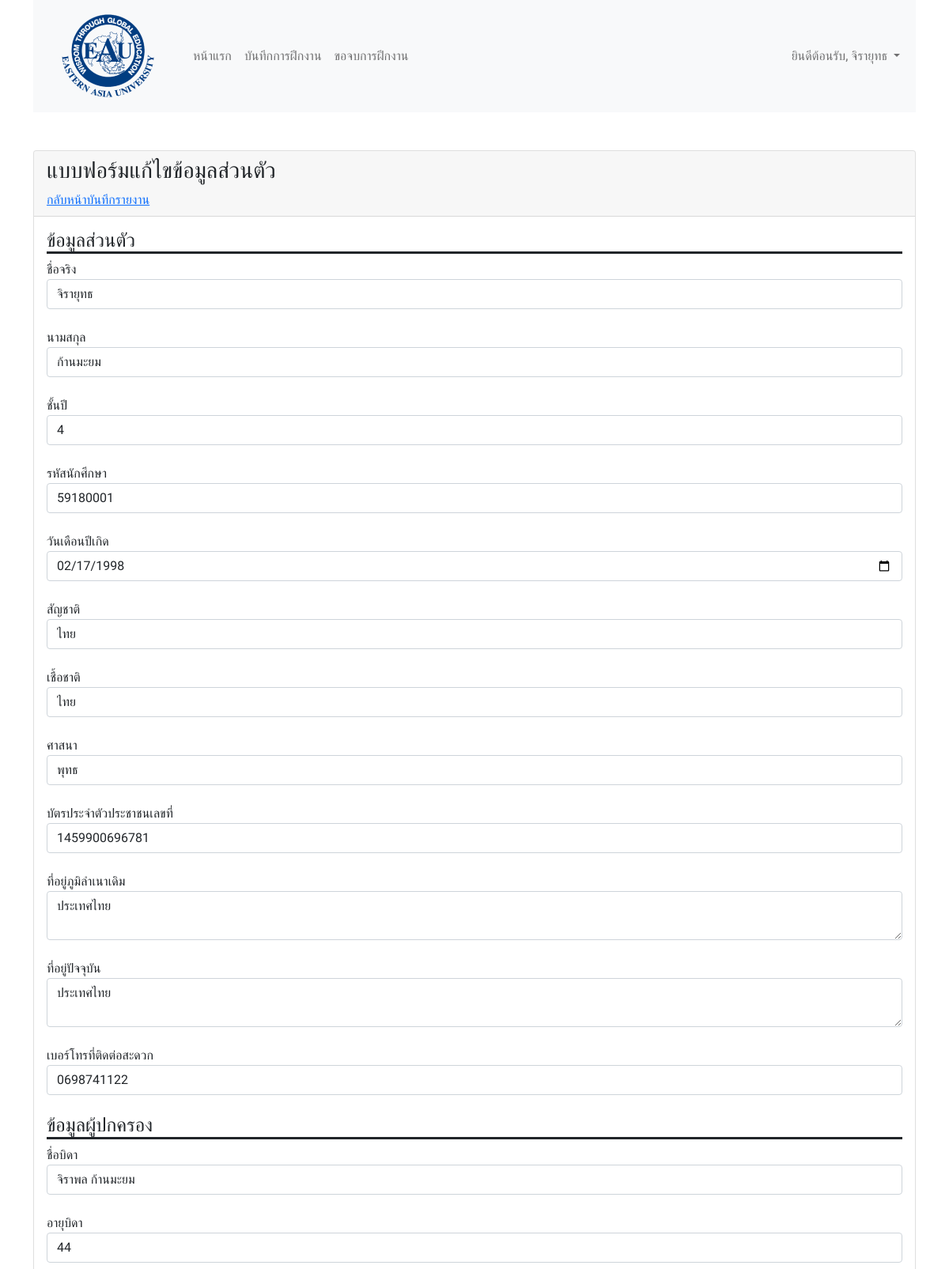
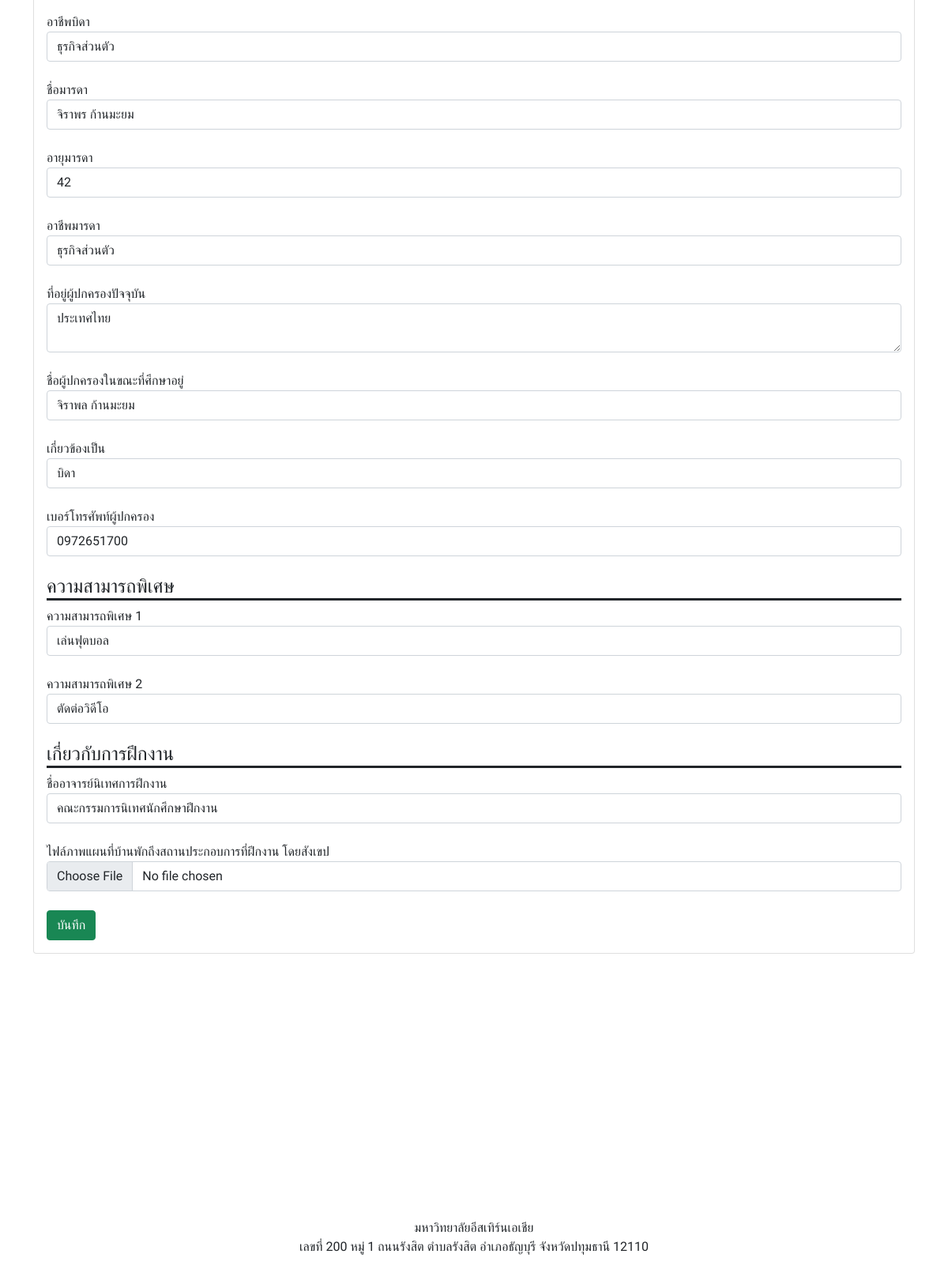
The app's page /std_edit_form.php?id=1 (signed in) with its own data (2 pictures, top to bottom).
### tables this page shows
CREATE TABLE `students` (
  `std_id` int(11) NOT NULL COMMENT 'รหัส',
  `std_email` varchar(255) NOT NULL COMMENT 'อีเมล',
  `std_password` varchar(255) NOT NULL COMMENT 'รหัสผ่าน',
  `std_firstname` varchar(255) NOT NULL COMMENT 'ชื่อจริง',
  `std_lastname` varchar(255) NOT NULL COMMENT 'นามสกุล',
  `std_gender` varchar(255) NOT NULL COMMENT 'เพศ',
  `std_year` int(4) NOT NULL COMMENT 'ปีการศึกษา',
  `std_address` text NOT NULL COMMENT 'ที่อยู่',
  `std_tel` varchar(255) NOT NULL COMMENT 'เบอร์โทร',
  `std_class_year` int(1) DEFAULT NULL COMMENT 'ชั้นปี',
  `std_born` date DEFAULT NULL COMMENT 'วันเดือนปีเกิด',
  `std_nationality` varchar(255) DEFAULT NULL COMMENT 'สัญชาติ',
  `std_ethnicity` varchar(255) DEFAULT NULL COMMENT 'เชื้อชาติ',
  `std_religion` varchar(255) DEFAULT NULL COMMENT 'ศาสนา',
  `std_number` varchar(255) DEFAULT NULL COMMENT 'รหัสนักศึกษา',
  `std_id_card` char(13) DEFAULT NULL COMMENT 'รหัสประจำตัวประชาชน',
  `std_domicile` text DEFAULT NULL COMMENT 'ภูมืลำเนาเดิม',
  `std_father_name` varchar(255) DEFAULT NULL COMMENT 'ชื่อบิดา',
  `std_father_age` int(3) DEFAULT NULL COMMENT 'อายุบิดา',
  `std_father_occupation` varchar(255) DEFAULT NULL COMMENT 'อาชีพบิดา',
  `std_mother_name` varchar(255) DEFAULT NULL COMMENT 'ชื่อมารดา',
  `std_mother_age` int(3) DEFAULT NULL COMMENT 'อายุมารดา',
  `std_mother_occupation` varchar(255) DEFAULT NULL COMMENT 'อาชีพมารดา',
  `std_parent_name` varchar(255) DEFAULT NULL COMMENT 'ชื่อผู้ปกครอง',
  `std_parent_relationship` varchar(255) DEFAULT NULL COMMENT 'ความสัมพันธ์ผู้ปกครอง',
  `std_parent_address` text DEFAULT NULL COMMENT 'ที่อยู่ผู้ปกครอง',
  `std_parent_tel` varchar(255) DEFAULT NULL COMMENT 'เบอร์โทรศัพท์ผู้ปกครอง',
  `std_talent_1` varchar(255) DEFAULT NULL COMMENT 'ความสามารถพิเศษ1',
  `std_talent_2` varchar(255) DEFAULT NULL COMMENT 'ความสามารถพิเศษ2',
  `std_internship_instuctor` varchar(255) DEFAULT 'คณะกรรมการนิเทศนักศึกษาฝึกงาน' COMMENT 'อาจารย์นิเทศการฝึกงาน',
  `std_map` text DEFAULT NULL COMMENT 'ไฟล์แผนที่จากที่พักถึงที่ทำงาน',
  `std_image` text NOT NULL COMMENT 'รูปประจำตัว',
  `std_role` varchar(255) NOT NULL DEFAULT 'นักศึกษา' COMMENT 'ตำแหน่ง',
  `tch_id` int(11) NOT NULL COMMENT 'อาจารย์ที่ปรึกษา',
  `ovs_id` int(11) NOT NULL COMMENT 'หัวหน้างาน',
  `intsp_id` int(11) NOT NULL COMMENT 'สถานที่ฝึกงาน',
  `std_status` varchar(255) NOT NULL DEFAULT 'อยู่ระหว่างการฝึกงาน' COMMENT 'สถานะฝึกงาน',
  `std_created` timestamp NOT NULL DEFAULT current_timestamp() COMMENT 'สร้างเมื่อ',
  `std_updated` timestamp NOT NULL DEFAULT current_timestamp() ON UPDATE current_timestamp() COMMENT 'อัพเดตล่าสุด'
);

### std_edit_form.php (the view, shortened to what the rows shown need)
<?php
require_once('services/connect.php');
?>
<?php
if (isset($_GET["id"])) {
    $id = $_GET["id"];
    $sql = "SELECT * FROM students WHERE std_id='$id'";
    $query = mysqli_query($conn, $sql);
    $data = mysqli_fetch_object($query);
} else {
    header("location:admin_table.php");
}
?>
<!DOCTYPE html>
<html lang="en">
<head>
    <?php require_once('include/css.php'); ?>
</head>
<body>
    <div class="container">
        <?php require_once('include/menu.php') ?>
        <div class="row mt-5">
            <div class="col-12">
                <div class="card">
                    <div class="card-body">
                        <form action="services/std_update.php" method="POST" enctype="multipart/form-data">
                            <div class="form-group">
                                <label>ชื่อจริง</label>
                                <input type="text" class="form-control" name="firstname" value="<?= $data->std_firstname ?>" required>
                            </div>
                            <br>
                            <div class="form-group">
                                <label>นามสกุล</label>
                                <input type="text" class="form-control" name="lastname" value="<?= $data->std_lastname ?>" required>
                            </div>
                            <br>
                            <div class="form-group">
                                <label>ชั้นปี</label>
                                <input type="number" class="form-control" name="class_year" min="1" max="9" value="<?= $data->std_class_year ?>" required>
                            </div>
                            <br>
                            <div class="form-group">
                                <label>รหัสนักศึกษา</label>
                                <input type="text" class="form-control" name="number" value="<?= $data->std_number ?>" required>
                            </div>
                            <br>
                            <div class="form-group">
                                <label>วันเดือนปีเกิด</label>
                                <input type="date" class="form-control" name="born" value="<?= $data->std_born ?>" required>
                            </div>
                            <br>
                            <div class="form-group">
                                <label>สัญชาติ</label>
                                <input type="text" class="form-control" name="nationality" value="<?= $data->std_nationality ?>" required>
                            </div>
                            <br>
                            <div class="form-group">
                                <label>เชื้อชาติ</label>
                                <input type="text" class="form-control" name="ethnicity" value="<?= $data->std_ethnicity ?>" required>
                            </div>
                            <br>
                            <div class="form-group">
                                <label>ศาสนา</label>
                                <input type="text" class="form-control" name="religion" value="<?= $data->std_religion ?>" required>
                            </div>
                            <br>
                            <div class="form-group">
                                <label>บัตรประจำตัวประชาชนเลขที่</label>
                                <input type="text" class="form-control" name="id_card" value="<?= $data->std_id_card ?>" minlength="13" maxlength="13" required>
                            </div>
                            <br>
                            <div class="form-group">
                                <label>ที่อยู่ภูมิลำเนาเดิม</label>
                                <textarea class="form-control" name="domicile" required><?= $data->std_domicile ?></textarea>
                            </div>
                            <br>
                            <div class="form-group">
                                <label>ที่อยู่ปัจจุบัน</label>
                                <textarea class="form-control" name="address" required><?= $data->std_address ?></textarea>
                            </div>
                            <br>
                            <div class="form-group">
                                <label>เบอร์โทรที่ติดต่อสะดวก</label>
                                <input type="text" class="form-control" name="tel" value="<?= $data->std_tel ?>" required>
                            </div>
                            <br>
                            <div class="form-group">
                                <label>ชื่อบิดา</label>
                                <input type="text" class="form-control" name="father_name" value="<?= $data->std_father_name ?>" required>
                            </div>
                            <br>
                            <div class="form-group">
                                <label>อายุบิดา</label>
                                <input type="number" class="form-control" name="father_age" value="<?= $data->std_father_age ?>" required>
                            </div>
                            <br>
                            <div class="form-group">
                                <label>อาชีพบิดา</label>
                                <input type="text" class="form-control" name="father_occupation" value="<?= $data->std_father_occupation ?>" required>
                            </div>
                            <br>
                            <div class="form-group">
                                <label>ชื่อมารดา</label>
                                <input type="text" class="form-control" name="mother_name" value="<?= $data->std_mother_name ?>" required>
                            </div>
                            <br>
                            <div class="form-group">
                                <label>อายุมารดา</label>
                                <input type="number" class="form-control" name="mother_age" value="<?= $data->std_mother_age ?>" required>
                            </div>
                            <br>
                            <div class="form-group">
                                <label>อาชีพมารดา</label>
                                <input type="text" class="form-control" name="mother_occupation" value="<?= $data->std_mother_occupation ?>" required>
                            </div>
                            <br>
                            <div class="form-group">
                                <label>ที่อยู่ผู้ปกครองปัจจุบัน</label>
                                <textarea class="form-control" name="parent_address" required><?= $data->std_parent_address ?></textarea>
                            </div>
                            <br>
                            <div class="form-group">
                                <label>ชื่อผู้ปกครองในขณะที่ศึกษาอยู่</label>
                                <input type="text" class="form-control" name="parent_name" value="<?= $data->std_parent_name ?>" required>
                            </div>
                            <br>
                            <div class="form-group">
                                <label>เกี่ยวข้องเป็น</label>
                                <input type="text" class="form-control" name="parent_relationship" value="<?= $data->std_parent_relationship ?>" required>
                            </div>
                            <br>
                            <div class="form-group">
                                <label>เบอร์โทรศัพท์ผู้ปกครอง</label>
                                <input type="text" class="form-control" name="parent_tel" value="<?= $data->std_parent_tel ?>" required>
                            </div>
                            <br>
                            <div class="form-group">
                                <label>ความสามารถพิเศษ 1</label>
                                <input type="text" class="form-control" name="talent_1" value="<?= $data->std_talent_1 ?>" required>
                            </div>
                            <br>
                            <div class="form-group">
                                <label>ความสามารถพิเศษ 2</label>
                                <input type="text" class="form-control" name="talent_2" value="<?= $data->std_talent_2 ?>" required>
                            </div>
                            <br>
                            <div class="form-group">
                                <label>ชื่ออาจารย์นิเทศการฝึกงาน</label>
                                <input type="text" class="form-control" name="internship_instuctor" value="<?= $data->std_internship_instuctor ?>" required>
                            </div>
                            <br>
                            <br>
                        </form>
                    </div>
                </div>
            </div>
        </div>
    </div>
</body>
</html>

### include/menu.php (shortened to what the rows shown need)
<?php
$location = basename($_SERVER['PHP_SELF']);
?>
<nav class="navbar navbar-expand-lg navbar-light bg-light">
    <div class="container-fluid">
        <div class="collapse navbar-collapse" id="navbarContent">
            <ul class="navbar-nav">
                <?php if (isset($_SESSION["AUTH_ID"])) : ?>
                    <li class="nav-item dropdown">
                        <a class="nav-link dropdown-toggle" href="#" id="navbarDropdown" role="button" data-bs-toggle="dropdown" aria-expanded="false">
                            ยินดีต้อนรับ, <?= $user->firstname ?>
                        </a>
                    </li>
                <?php else : ?>
                    <li class="nav-item">
                        <a class="nav-link <?= ($location == "login.php") ? "active" : "" ?>" href="login.php">เข้าสู่ระบบ</a>
                    </li>
                <?php endif ?>
            </ul>
        </div>
    </div>
</nav>

### records on screen
students: std_firstname "จิรายุทธ", firstname "จิรายุทธ", lastname "ก้านมะยม", class_year "4", number "59180001", born "02/17/1998", nationality "ไทย", ethnicity "ไทย", religion "พุทธ", id_card "1459900696781", domicile "ประเทศไทย", address "ประเทศไทย", tel "0698741122", father_name "จิราพล ก้านมะยม", father_age "44", father_occupation "ธุรกิจส่วนตัว", mother_name "จิราพร ก้านมะยม", mother_age "42", mother_occupation "ธุรกิจส่วนตัว", parent_address "ประเทศไทย", parent_name "จิราพล ก้านมะยม", parent_relationship "บิดา", parent_tel "0972651700", talent_1 "เล่นฟุตบอล", talent_2 "ตัดต่อวิดีโอ", internship_instuctor "คณะกรรมการนิเทศนักศึกษาฝึกงาน"
